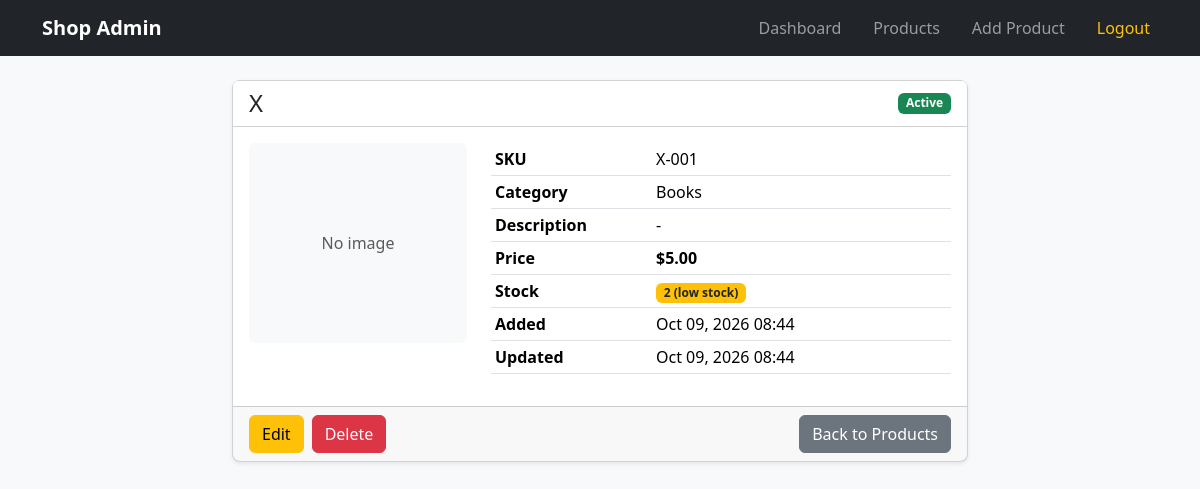
The app's page /products/8/ (signed in) with its own data.
### products/models.py (models this page shows, shortened)
class Product(models.Model):
    STATUS_ACTIVE = 'active'
    STATUS_INACTIVE = 'inactive'
    STATUS_CHOICES = [
        (STATUS_ACTIVE, 'Active'),
        (STATUS_INACTIVE, 'Inactive'),
    ]
    LOW_STOCK_THRESHOLD = 5
    name = models.CharField(max_length=200)
    sku = models.CharField(max_length=50, unique=True)
    category = models.ForeignKey(
        Category,
        on_delete=models.PROTECT,
        related_name='products',
    )
    price = models.DecimalField(max_digits=10, decimal_places=2)
    stock = models.PositiveIntegerField(default=0)
    image = models.ImageField(upload_to='products/', blank=True, null=True)
    description = models.TextField(blank=True)
    status = models.CharField(
        max_length=10,
        choices=STATUS_CHOICES,
        default=STATUS_ACTIVE,
    )
    created_at = models.DateTimeField(auto_now_add=True)
    updated_at = models.DateTimeField(auto_now=True)
    class Meta:
        ordering = ['-created_at']

class Category(models.Model):
    name = models.CharField(max_length=100, unique=True)
    class Meta:
        verbose_name_plural = 'Categories'
        ordering = ['name']

### products/views.py (the view)
# urls.py: path('products/<int:pk>/', views.product_detail, name='product_detail'),
@login_required
def product_detail(request, pk):
    product = get_object_or_404(Product.objects.select_related('category'), pk=pk)
    return render(request, 'products/product_detail.html', {'product': product})

### products/templates/products/product_detail.html (shortened to what this page needs)
{% extends 'base.html' %}
{% block content %}
<div class="row justify-content-center">
  <div class="col-md-8">
    <div class="card shadow-sm">
      <div class="card-header bg-white d-flex justify-content-between align-items-center">
        <h4 class="mb-0">{{ product.name }}</h4>
        {% if product.status == 'active' %}
          <span class="badge bg-success">Active</span>
        {% else %}
          <span class="badge bg-secondary">Inactive</span>
        {% endif %}
      </div>
      <div class="card-body">
        <div class="row">
          <div class="col-md-4">
            {% if product.image %}
              <img src="{{ product.image.url }}" class="img-fluid rounded mb-3" alt="{{ product.name }}">
            {% else %}
              <div class="bg-light rounded d-flex align-items-center justify-content-center mb-3" style="height:200px;">
                <span class="text-muted">No image</span>
              </div>
            {% endif %}
          </div>
          <div class="col-md-8">
            <table class="table table-sm">
              <tr><th style="width:35%">SKU</th><td>{{ product.sku }}</td></tr>
              <tr><th>Category</th><td>{{ product.category.name|default:"-" }}</td></tr>
              <tr><th>Description</th><td>{{ product.description|linebreaksbr|default:"-" }}</td></tr>
              <tr><th>Price</th><td class="fw-bold">${{ product.price }}</td></tr>
              <tr>
                <th>Stock</th>
                <td>
                  {% if product.stock == 0 %}<span class="badge bg-danger">Out of stock</span>
                  {% elif product.stock <= product.LOW_STOCK_THRESHOLD %}<span class="badge bg-warning text-dark">{{ product.stock }} (low stock)</span>
                  {% else %}{{ product.stock }} in stock{% endif %}
                </td>
              </tr>
              <tr><th>Added</th><td>{{ product.created_at|date:"M d, Y H:i" }}</td></tr>
              <tr><th>Updated</th><td>{{ product.updated_at|date:"M d, Y H:i" }}</td></tr>
            </table>
          </div>
        </div>
      </div>
      <div class="card-footer d-flex gap-2">
        <a href="{% url 'product_update' product.pk %}" class="btn btn-warning">Edit</a>
        <a href="{% url 'product_delete' product.pk %}" class="btn btn-danger">Delete</a>
        <a href="{% url 'product_list' %}" class="btn btn-secondary ms-auto">Back to Products</a>
      </div>
    </div>
  </div>
</div>
{% endblock %}

### static/css/style.css (style rules this page uses)
body { font-family: 'Segoe UI', sans-serif; }
.card { border-radius: 0.5rem; }
.table td, .table th { vertical-align: middle; }

### records on screen
Product: name "X", sku "X-001", category.name "Books", description "-", price "5.00", stock "2", created_at "Oct 09, 2026 08:44", updated_at "Oct 09, 2026 08:44"
